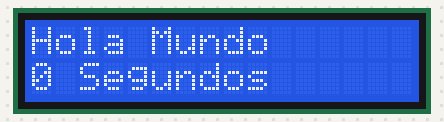
The sketch below on a simulated Arduino Uno, built with avr-gcc and run on an emulated ATmega328P. Shown: 16×2 character LCD.

Above: at 0.1 s.
At 5.1 s:
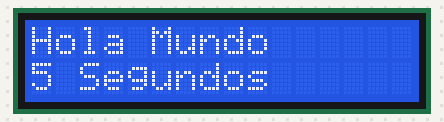
At 10.2 s:
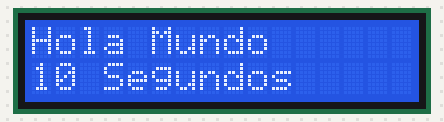
At 19.2 s:
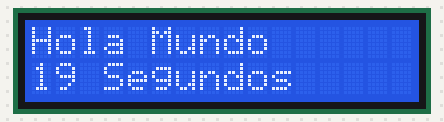
At 28.1 s:
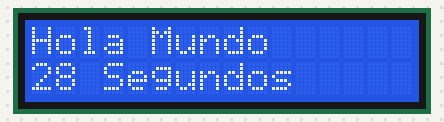
At 38.1 s:
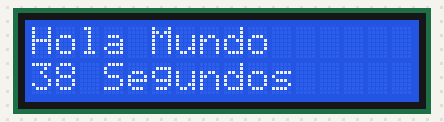

The sketch:

1LCD.ino
```cpp
#include <LiquidCrystal_I2C.h>
#include <Wire.h>

LiquidCrystal_I2C lcd(0x27,16,2);

void setup() {
Wire.begin();
  // Inicializar el LCD
  lcd.init();

  //Encender la luz de fondo.
  lcd.backlight();

  // Escribimos el Mensaje en el LCD.
  lcd.print("Hola Mundo");
}

void loop() {
   // Ubicamos el cursor en la primera posición(columna:0) de la segunda línea(fila:1)
  lcd.setCursor(0, 1);
   // Escribimos el número de segundos trascurridos
  lcd.print(millis()/1000);
  lcd.print(" Segundos");
  delay(100);
}
```

Measured:
- what the display in image 1 shows lasts 1.0 s, from 5.0 s to 6.0 s
